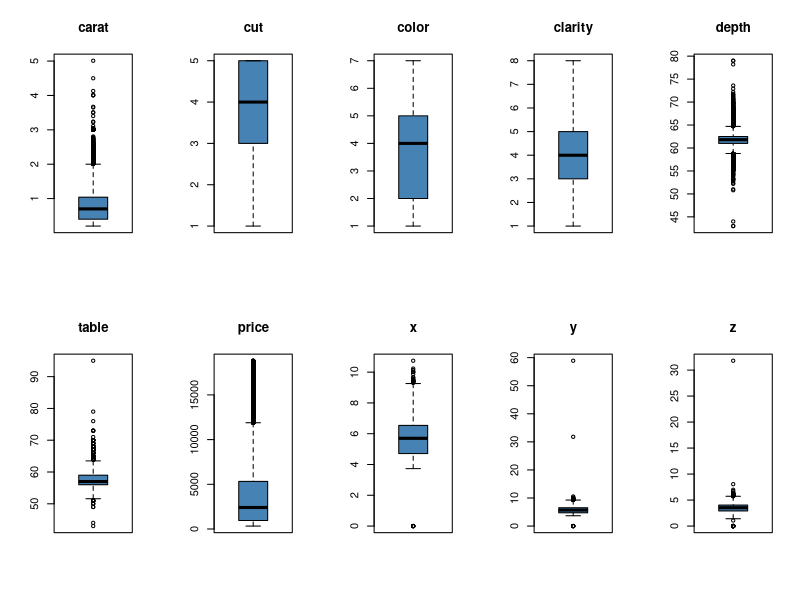
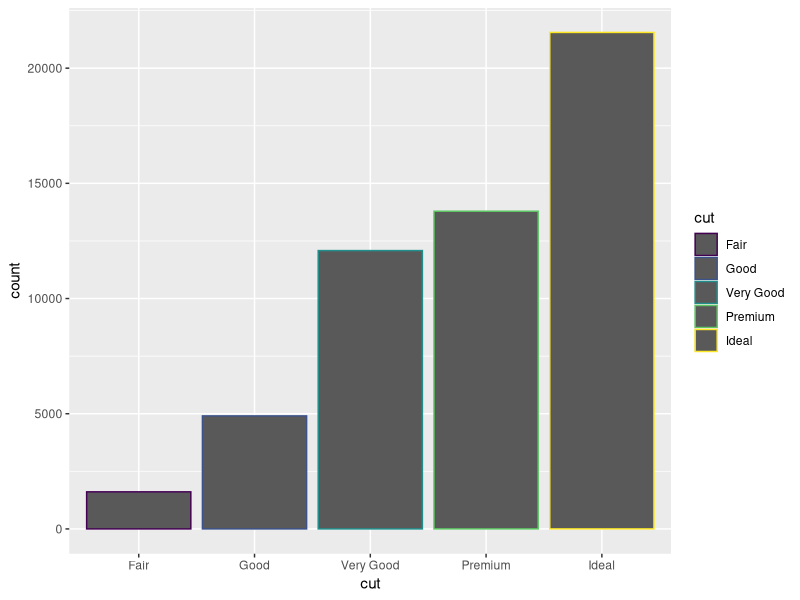
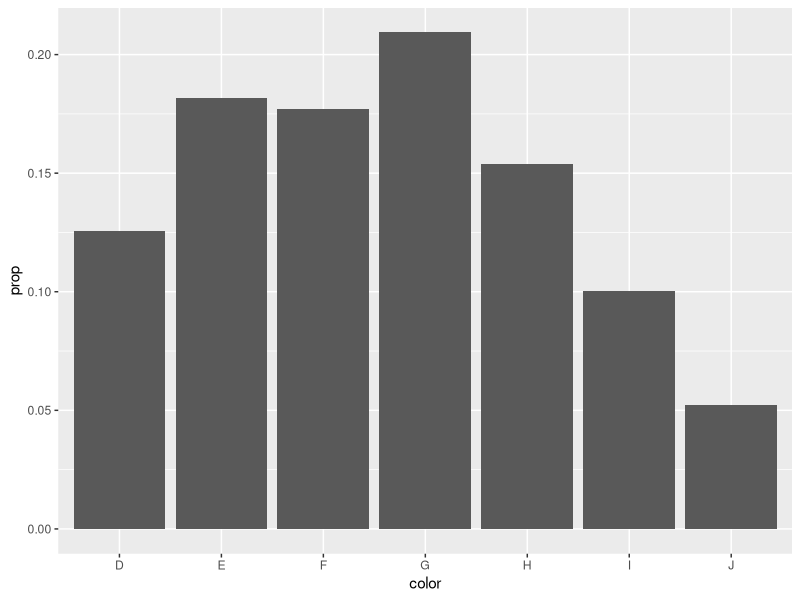
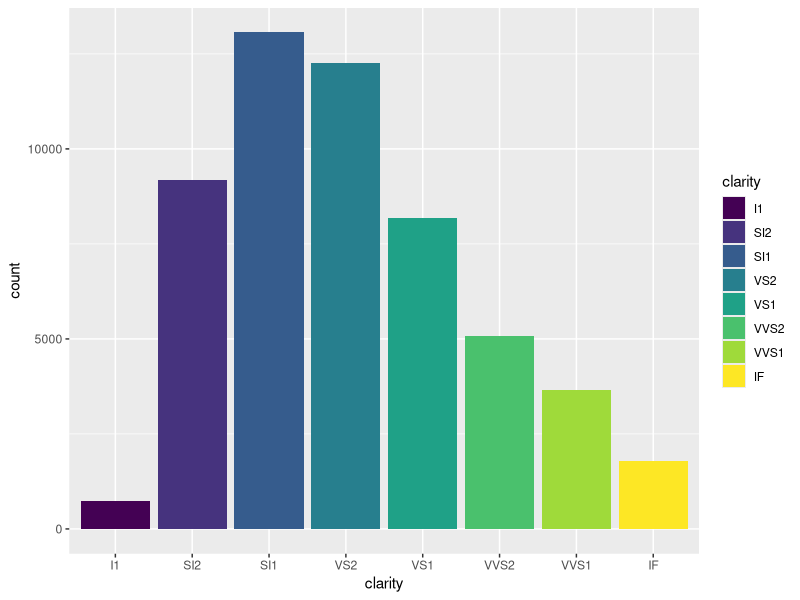
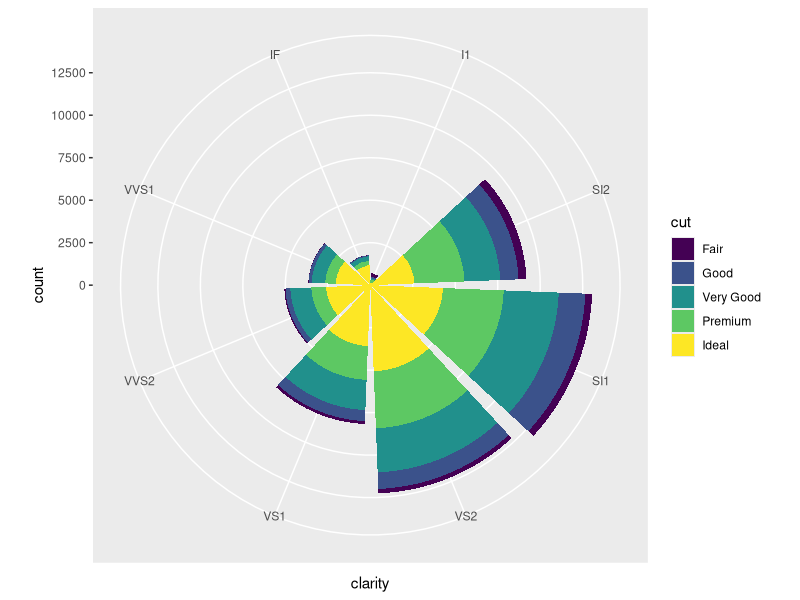
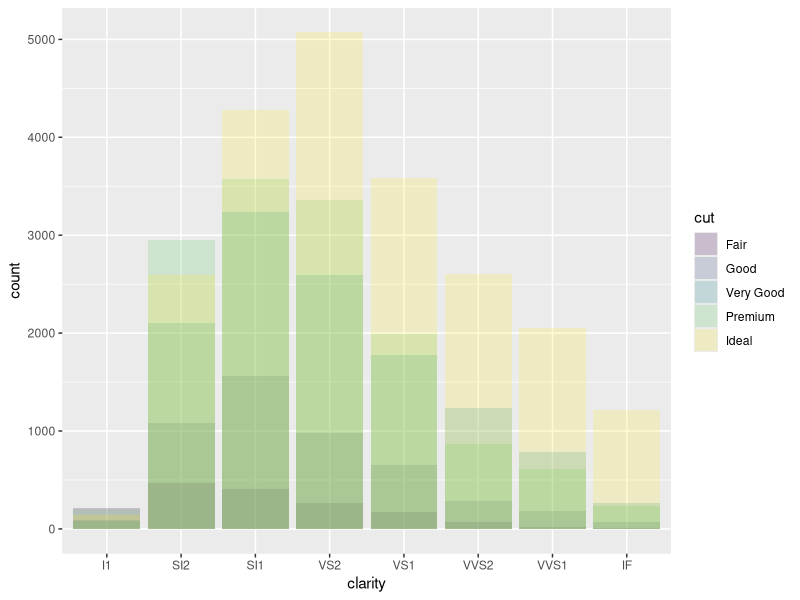
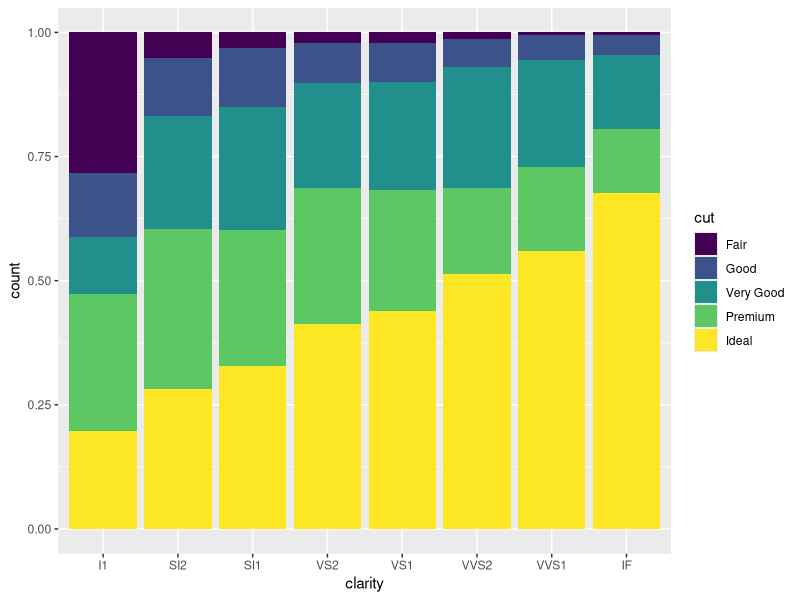
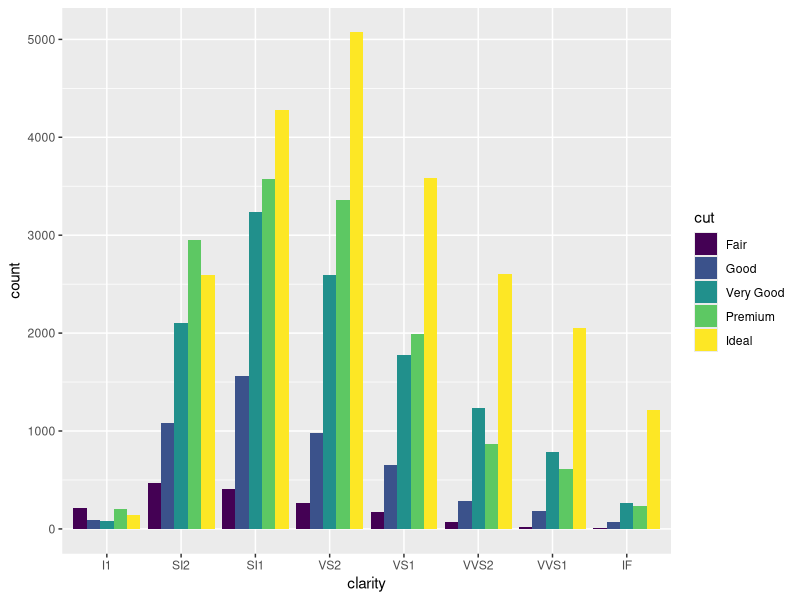

Recreate these plots in R, in order.
library(tidyverse)

data("diamonds")

#diamonds[c(4,6)] <- NA  -- will set the 4th and 6th columns to NA values
#diamonds[4,6] <- NA -- will set the 4th entry of 6th column to NA value

str(diamonds)
summary(diamonds)
head(diamonds,6)

na_counts = vector(mode="integer",length=ncol(diamonds))
for(i in 1:ncol(diamonds)){
  na_counts[i] <- sum(is.na(diamonds[,i]))
}
print(na_counts)

par(mfrow=c(2,5))
for(i in 1:ncol(diamonds)){
  boxplot(diamonds[,i], main=names(diamonds)[i], col="steelblue")
}

table(diamonds$cut)
ggplot(data=diamonds) +
  geom_bar(aes(cut, color=cut))

table(diamonds$color)
ggplot(data=diamonds) +
  geom_bar(aes(x=color,y=..prop.., group=1)) # y=..prop.. let you see the distribution in proportion, not in value

table(diamonds$clarity)
ggplot(data=diamonds) +
  geom_bar(aes(clarity, fill=clarity))
ggplot(data=diamonds) +
  geom_bar(aes(clarity, fill=cut)) +
  coord_polar()
ggplot(data=diamonds) +
  geom_bar(aes(clarity, fill=cut), alpha=1/5, position="identity")
ggplot(data=diamonds) +
  geom_bar(aes(clarity, fill=cut), position="fill")
ggplot(data=diamonds) +
  geom_bar(aes(clarity, fill=cut), position="dodge")


# Generating polar bar graph of cut feature
ggplot(data=diamonds) +
  geom_bar(aes(cut ,fill=cut, width=1, show.legend=FALSE)) +
  theme(aspect.ratio = 1) +
  labs(x=NULL, y=NULL) +
  coord_flip() +
  coord_polar()
  
  
par(mfrow=c(1,1))
hist(diamonds$price, col="steelblue")


# Correlation plot between carat, cut and price
# Observation: carat is prioritized over cut in determining the price
ggplot(data=diamonds, aes(x=carat,y=price)) +
  geom_point(aes(color=cut))

# Correlation plot between carat, color and price
# Observation: carat is also prioritized over color in determining the price
ggplot(data=diamonds, aes(x=carat,y=price)) +
  geom_point(aes(color=color))

# Correlation plot between carat, clarity and price
# Observation: Carat is also prioritized over clarity in determining the price
ggplot(data=diamonds, aes(x=carat,y=price)) +
  geom_point(aes(color=clarity))

# Observation after three plots: There are not much high cut, well-colored and nice clarity diamonds in the group of over 3 to 4 carats
